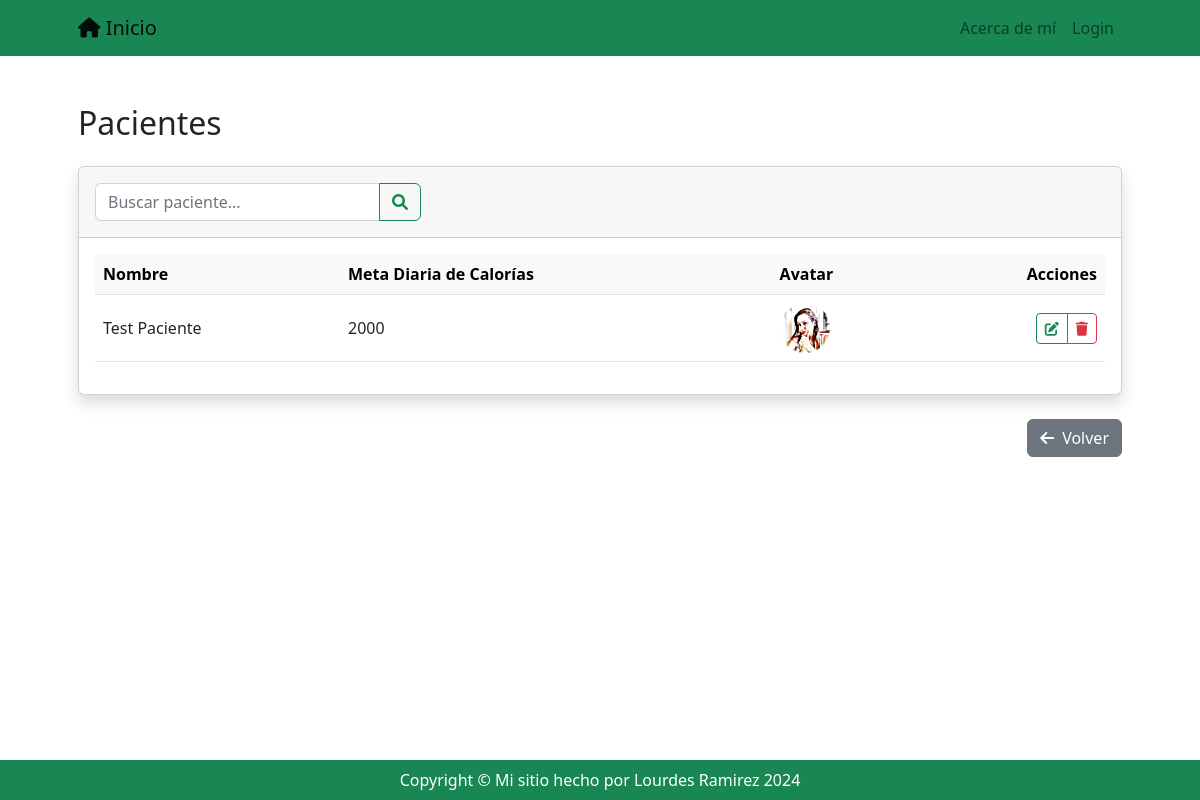
The page /registro/usuario/list/ on the database its author committed.
### registro/models.py (models this page shows, shortened)
class Usuario(models.Model):
    nombre = models.CharField(max_length=255)
    meta_diaria_kcal = models.PositiveIntegerField(null=True, blank=True)
    avatar = models.ImageField(upload_to='imagenes_perfil', blank=True, null=True)

### registro/views_models/usuario.py (the view)
# urls.py: path('usuario/list/', usuario.UsuarioListView.as_view(), name='usuario_list'),
class UsuarioListView(ListView):
    model = Usuario
    def get_queryset(self):
        busqueda = self.request.GET.get('busqueda')
        if busqueda:
            return Usuario.objects.filter(nombre__icontains=busqueda)
        return Usuario.objects.all()

### registro/templates/registro/usuario_list.html (shortened to what this page needs)
{% extends 'core/base.html' %}
{% block content %}
<div class="container-fluid py-4"></div>
<div class="d-sm-flex align-items-center justify-content-between mb-4">
    <h1 class="h2 mb-0 text-gray-800">Pacientes</h1>
</div>
<div class="card shadow mb-4">
    <div class="card-header py-3">
        <form class="row g-3 align-items-center" method="get">
            <div class="col-12 col-md-6 col-lg-4">
                <div class="input-group">
                    <input type="text" name="busqueda" class="form-control" placeholder="Buscar paciente..."
                        value="{{ request.GET.busqueda }}">
                    <button type="submit" class="btn btn-outline-success">
                        <i class="fas fa-search"></i>
                    </button>
                </div>
            </div>
        </form>
    </div>
    <div class="card-body">
        <div class="table-responsive">
            <table class="table table-hover align-middle">
                <thead class="table-light">
                    <tr>
                        <th>Nombre</th>
                        <th>Meta Diaria de Calorías</th>
                        <th>Avatar</th>
                        <th class="text-end">Acciones</th>
                    </tr>
                </thead>
                <tbody>
                    {% for usuario in object_list %}
                    <tr>
                        <td>{{ usuario.nombre }}</td>
                        <td>{{ usuario.meta_diaria_kcal }}</td>
                        <td>
                            {% if usuario.avatar %}
                            <img src="{{ usuario.avatar.url }}" alt="Avatar" class="rounded-circle"
                                style="width: 50px; height: 50px; object-fit: cover;">
                            {% endif %}
                        </td>
                        <td class="text-end">
                            <div class="btn-group" role="group">
                                <a href="{% url 'registro:usuario_update' usuario.id %}"
                                    class="btn btn-outline-success btn-sm">
                                    <i class="fas fa-edit"></i>
                                </a>
                                <a href="{% url 'registro:usuario_delete' usuario.id %}"
                                    class="btn btn-outline-danger btn-sm">
                                    <i class="fas fa-trash"></i>
                                </a>
                            </div>
                        </td>
                    </tr>
                    {% endfor %}
                </tbody>
            </table>
        </div>
    </div>
</div>
<div class="text-end mt-3">
    <a href="{% url 'registro:index' %}" class="btn btn-secondary">
        <i class="fas fa-arrow-left me-2"></i>Volver
    </a>
</div>
</div>
{% endblock %}

### rows shown on the page
Usuario: nombre "Test Paciente", meta_diaria_kcal "2000", avatar (picture)
